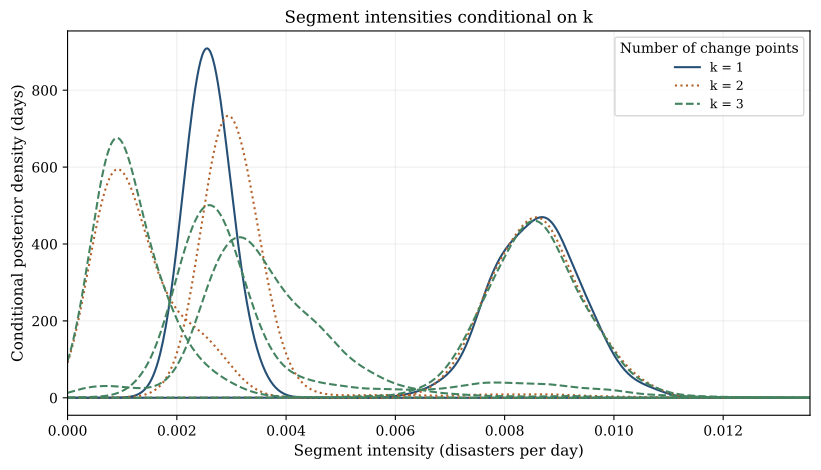

Python code for this plot:
"""Green-style conditional KDEs for each ordered segment intensity."""

from pathlib import Path
import sys

sys.path.insert(0, str(Path(__file__).resolve().parents[1]))
from common import all_draws, baseline_chains, fixed_gaussian_kde, style  # noqa: E402
import matplotlib.pyplot as plt  # noqa: E402
import numpy as np  # noqa: E402


BANDWIDTH_PER_DAY = 0.0003
CURVES = {1: ("-", "#254f75"), 2: (":", "#b46028"),
          3: ("--", "#448360")}


def main():
    style()
    draws = all_draws(baseline_chains())
    conditional = {
        k: np.stack([draw.state.intensities for draw in draws if draw.state.k == k])
        for k in CURVES
    }
    if any(len(values) == 0 for values in conditional.values()):
        raise ValueError("No retained states for one of k=1,2,3")
    largest = max(0.012, max(
        float(np.quantile(values, 0.999) + 3 * BANDWIDTH_PER_DAY)
        for values in conditional.values()
    ))
    grid = np.linspace(0, largest, 850)
    figure, axis = plt.subplots(figsize=(8.3, 4.8))
    for k, (linestyle, color) in CURVES.items():
        # Ordered segment heights stay separate, as in Green's Fig. 4.
        for j in range(k + 1):
            density = fixed_gaussian_kde(conditional[k][:, j], grid,
                                         BANDWIDTH_PER_DAY)
            axis.plot(grid, density, linestyle=linestyle, color=color,
                      linewidth=1.5, label=f"k = {k}" if j == 0 else None)
    axis.set(xlabel="Segment intensity (disasters per day)",
             ylabel="Conditional posterior density (days)",
             title="Segment intensities conditional on k")
    axis.set_xlim(0, largest)
    axis.grid(alpha=0.2)
    axis.legend(title="Number of change points")
    figure.tight_layout()
    figure.savefig(Path(__file__).with_suffix(".pdf"))


if __name__ == "__main__":
    main()
